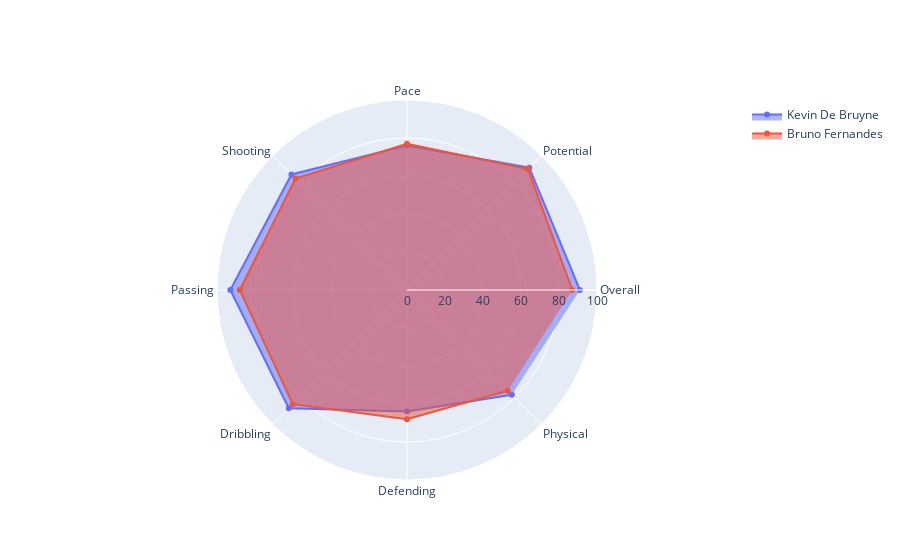

The notebook cell this image was saved under:
### Markdown cell above
Dumb Man United fans have been all over twitter with KDB 🎩 vs Bruno Fernandes ever since the latter arrived at the club in January 2020, lets settle this, shall we?

### Code cell
kdb = pdata.iloc[5].tolist()
kdb += kdb [:1]

bruno = pdata.iloc[30].tolist()
bruno += bruno[:1]

radar('Kevin De Bruyne',np.array(kdb),'Bruno Fernandes',np.array(bruno))

### Figure 1 — Plotly figure (JSON) as saved in the notebook; plotly's stock layout.template omitted (floating-point values rounded to 4 significant figures)
{"data": [{"fill": "toself", "name": "Kevin De Bruyne", "r": [91, 91, 76, 86, 93, 88, 64, 78, 91], "theta": ["Overall", "Potential", "Pace", "Shooting", "Passing", "Dribbling", "Defending", "Physical"], "type": "scatterpolar"}, {"fill": "toself", "name": "Bruno Fernandes", "r": [87, 90, 77, 83, 88, 85, 68, 75, 87], "theta": ["Overall", "Potential", "Pace", "Shooting", "Passing", "Dribbling", "Defending", "Physical"], "type": "scatterpolar"}], "layout": {"polar": {"radialaxis": {"range": [0, 100], "visible": true}}, "showlegend": true}}
